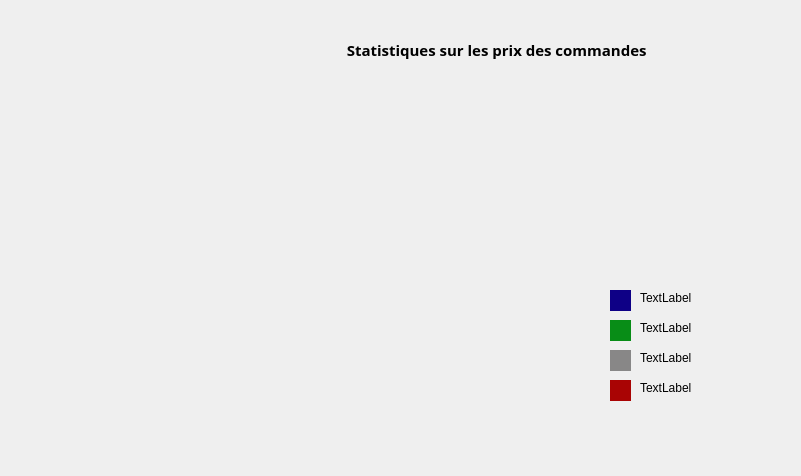
<?xml version="1.0" encoding="UTF-8"?>
<ui version="4.0">
 <class>statfadwa</class>
 <widget class="QDialog" name="statfadwa">
  <property name="geometry">
   <rect>
    <x>0</x>
    <y>0</y>
    <width>801</width>
    <height>476</height>
   </rect>
  </property>
  <property name="windowTitle">
   <string>Dialog</string>
  </property>
  <widget class="QLabel" name="labelF">
   <property name="geometry">
    <rect>
     <x>640</x>
     <y>290</y>
     <width>121</width>
     <height>16</height>
    </rect>
   </property>
   <property name="text">
    <string>TextLabel</string>
   </property>
  </widget>
  <widget class="QLabel" name="label_2F">
   <property name="geometry">
    <rect>
     <x>640</x>
     <y>320</y>
     <width>121</width>
     <height>16</height>
    </rect>
   </property>
   <property name="text">
    <string>TextLabel</string>
   </property>
  </widget>
  <widget class="QLabel" name="label">
   <property name="geometry">
    <rect>
     <x>160</x>
     <y>40</y>
     <width>541</width>
     <height>20</height>
    </rect>
   </property>
   <property name="font">
    <font>
     <family>Sitka</family>
     <pointsize>11</pointsize>
     <weight>75</weight>
     <bold>true</bold>
    </font>
   </property>
   <property name="text">
    <string>                                                Statistiques sur les prix des commandes</string>
   </property>
  </widget>
  <widget class="QLabel" name="label_4F">
   <property name="geometry">
    <rect>
     <x>640</x>
     <y>380</y>
     <width>121</width>
     <height>16</height>
    </rect>
   </property>
   <property name="text">
    <string>TextLabel</string>
   </property>
  </widget>
  <widget class="QWidget" name="widget_2FF" native="true">
   <property name="geometry">
    <rect>
     <x>610</x>
     <y>290</y>
     <width>21</width>
     <height>21</height>
    </rect>
   </property>
   <property name="styleSheet">
    <string notr="true">background-color: qlineargradient(spread:pad, x1:1, y1:0, x2:1, y2:0, stop:1 rgba(251, 0, 0, 255));
background-color: qlineargradient(spread:pad, x1:1, y1:0.011, x2:1, y2:0, stop:1 rgba(14, 0, 134, 255));</string>
   </property>
  </widget>
  <widget class="QWidget" name="widget_3FF" native="true">
   <property name="geometry">
    <rect>
     <x>610</x>
     <y>380</y>
     <width>21</width>
     <height>21</height>
    </rect>
   </property>
   <property name="styleSheet">
    <string notr="true">background-color: qlineargradient(spread:pad, x1:1, y1:0, x2:1, y2:0, stop:0 rgba(0, 193, 35, 255), stop:0.98995 rgba(0, 170, 0, 255));
background-color: qlineargradient(spread:pad, x1:0, y1:0, x2:1, y2:0, stop:0.979899 rgba(169, 4, 4, 255), stop:1 rgba(255, 255, 255, 255));
background-color: qlineargradient(spread:pad, x1:0, y1:0, x2:1, y2:0, stop:0 rgba(0, 0, 0, 255), stop:1 rgba(255, 255, 255, 255));r: qlineargradient(spread:pad, x1:1, y1:0, x2:1, y2:0, stop:1 rgba(137, 135, 0, 255));
background-color: qlineargradient(spread:pad, x1:0, y1:0, x2:1, y2:0, stop:0.979899 rgba(169, 4, 4, 255), stop:1 rgba(255, 255, 255, 255));</string>
   </property>
  </widget>
  <widget class="QWidget" name="widget_4FF" native="true">
   <property name="geometry">
    <rect>
     <x>610</x>
     <y>350</y>
     <width>21</width>
     <height>21</height>
    </rect>
   </property>
   <property name="styleSheet">
    <string notr="true">background-color: qlineargradient(spread:pad, x1:1, y1:0, x2:1, y2:0, stop:0 rgba(0, 193, 35, 255), stop:0.98995 rgba(0, 170, 0, 255));
background-color: qlineargradient(spread:pad, x1:0.975, y1:0.023, x2:1, y2:0, stop:1 rgba(136, 135, 135, 255));</string>
   </property>
  </widget>
  <widget class="QLabel" name="label_3F">
   <property name="geometry">
    <rect>
     <x>640</x>
     <y>350</y>
     <width>121</width>
     <height>16</height>
    </rect>
   </property>
   <property name="text">
    <string>TextLabel</string>
   </property>
  </widget>
  <widget class="QWidget" name="widget" native="true">
   <property name="geometry">
    <rect>
     <x>610</x>
     <y>320</y>
     <width>21</width>
     <height>21</height>
    </rect>
   </property>
   <property name="styleSheet">
    <string notr="true">background-color: qlineargradient(spread:pad, x1:1, y1:0, x2:1, y2:0, stop:0 rgba(0, 193, 35, 255), stop:0.98995 rgba(0, 170, 0, 255));
background-color: qlineargradient(spread:pad, x1:0.964824, y1:0, x2:1, y2:0, stop:1 rgba(8, 141, 23, 255));</string>
   </property>
  </widget>
 </widget>
 <resources/>
 <connections/>
</ui>
